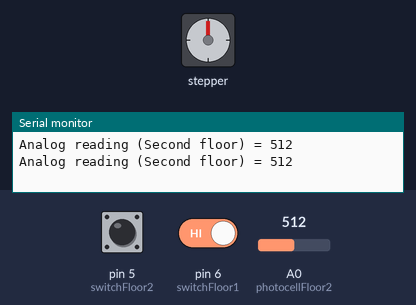
Recording of a sketch running on a simulated Arduino Uno, built with avr-gcc and run on an emulated ATmega328P. Parts: stepper motor, the last lines printed to the serial monitor. Wiring (inferred from the names in the program): stepper motor (200 steps per turn assumed): coils pin 10, pin 11, pin 12, pin 13. Inputs (shaded band) come from the test bench; at power-on: pin 5 (switchFloor2) HIGH, pin 6 (switchFloor1) HIGH, A0 (photocellFloor2) = 512.

Above: at 4.8 s.
4.9 s: pin 5 (switchFloor2) pulled LOW for 3 s
At 9.8 s:
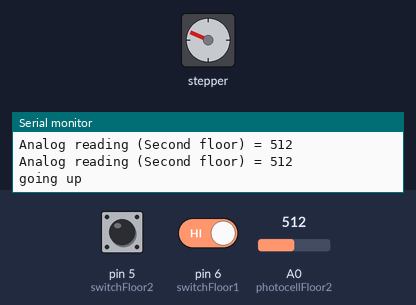
9.9 s: pin 6 (switchFloor1) driven LOW
At 17.11 s:
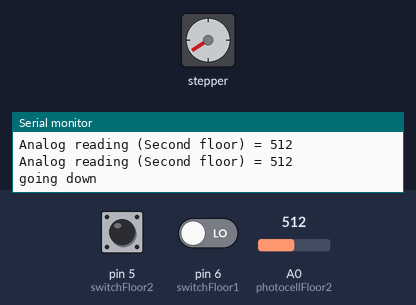
19.6 s: A0 (photocellFloor2) set to 781
27.0 s: A0 (photocellFloor2) set to 805
At 28.7 s:
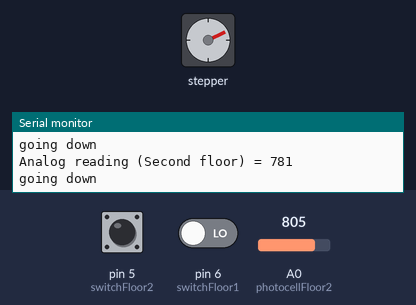
Timing chart, 0 to 30.2 s (numbered marks = the images above; inputs shaded):
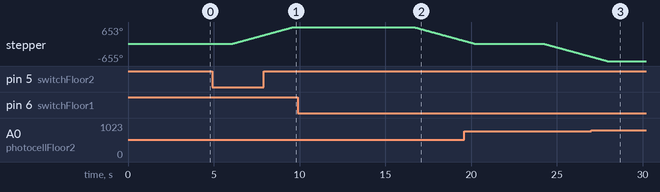

Measured:
- the behaviour switches between 790 and 791 on A0 (photocellFloor2) (found by bisection; images 2 and 3)
- after the input at 4.9 s, stepper: keeps turning clockwise at about 180°/s, starting after 1.1 s
- after the input at 9.9 s, stepper: keeps turning counter-clockwise at about 180°/s, starting after 6.8 s
- after the input at 27.0 s, stepper: goes on until 27.9 s, then stays -655°

The sketch:

Step_Motor.ino
```cpp
/******************************************
  PURPOSE:	Step Motor Elevator
  Created by      Diego Serrano Reinel after some sketches by Rudy Schlaf
  DATE:		11/2014
*******************************************/


//----- Switches & Photocells -----//

#define switchFloor1 6 // Switches are connected to these pins
#define switchFloor2 5


#define photocellFloor2 0 // Photocells and 10K pulldown resistor are connected to A0 and A1 for an analog reading

//----- Stepper motor -----//

#define steps 1 // Number of steps needed to reach the next floor (displace the elevator 7cm)

#define stepperPin1  10 // These are the Arduino pins that we use to activate coils 1-4 of the stepper motor
#define stepperPin2  11
#define stepperPin3  12
#define stepperPin4  13

#define delaytime 10   // Delay time in ms to control the stepper motor delaytime
// 8 is about the fastest that can yield reliable operation w/o missing steps

// Variables

boolean firstRun = true;
int currentFloor = 1; // Used to save the current floor. This value is changed with the switches and with the readings done by the photocells
long debounceTime = 200; // The switch's debounce time
int secondFloorReading = 0; // The analog reading from the sensor divider (for floor 2 and 3)
int thirdFloorReading = 0;

//----- readSwitch -----//
//This function reads the current state of the switches
byte readSwitch(int switchPin, long debounceTime)
{
  long debounce = debounceTime;
  static long lastTime;
  static byte previousState;
  byte currentState = digitalRead(switchPin);
  if (currentState == LOW && previousState == HIGH && millis() - lastTime > debounce) { // Check if the Switch went from HIGH to LOW
    lastTime = millis(); // Measure the time for which it was pressed
    previousState = LOW;
    return (true); // Switch was pressed
  }
  else
  {
    previousState = HIGH;
    return (false); // Switch has not been pressed
  }
}

//----- Pin settings for Stepper Motor, forward() and backward( -----/

// These functions set the pin settings for each of the four steps per rotation of the motor (keepp in mind that the motor in the kit is geared down,
// i.e. there are many steps necessary per rotation
void Step_A() {
  digitalWrite(stepperPin1, HIGH); // Turn on coil 1
  digitalWrite(stepperPin2, LOW);
  digitalWrite(stepperPin3, LOW);
  digitalWrite(stepperPin4, LOW);
}
void Step_B() {
  digitalWrite(stepperPin1, LOW);
  digitalWrite(stepperPin2, HIGH); // Turn on coil 2
  digitalWrite(stepperPin3, LOW);
  digitalWrite(stepperPin4, LOW);
}
void Step_C() {
  digitalWrite(stepperPin1, LOW);
  digitalWrite(stepperPin2, LOW);
  digitalWrite(stepperPin3, HIGH); // Turn on coil 3
  digitalWrite(stepperPin4, LOW);
}
void Step_D() {
  digitalWrite(stepperPin1, LOW);
  digitalWrite(stepperPin2, LOW);
  digitalWrite(stepperPin3, LOW);
  digitalWrite(stepperPin4, HIGH); // Turn on coil 4
}
void step_OFF() {
  digitalWrite(stepperPin1, LOW); // Power all coils down
  digitalWrite(stepperPin2, LOW);
  digitalWrite(stepperPin3, LOW);
  digitalWrite(stepperPin4, LOW);
}

// These functions run the above configurations in forward and reverse order
// The direction of a stepper motor depends on the order in which the coils are turned on.
void forward() { // One tooth forward
  Step_A();
  delay(delaytime);
  Step_B();
  delay(delaytime);
  Step_C();
  delay(delaytime);
  Step_D();
  delay(delaytime);
}

void backward() { // One tooth backward
  Step_D();
  delay(delaytime);
  Step_C();
  delay(delaytime);
  Step_B();
  delay(delaytime);
  Step_A();
  delay(delaytime);
}


void setup() {
  Serial.begin(9600); // Initialize serial port

  pinMode(switchFloor1, INPUT); // Define the arduino pins for the swi tches as inputs
  pinMode(switchFloor2, INPUT);

  pinMode(stepperPin1, OUTPUT); // Define the the arduino pins for the stepper's coils as outputs
  pinMode(stepperPin2, OUTPUT);
  pinMode(stepperPin3, OUTPUT);
  pinMode(stepperPin4, OUTPUT);
}

void loop() {

  secondFloorReading = analogRead(photocellFloor2); // Get a reading from the photocells to verify the current floor

  Serial.print("Analog reading (Second floor) = ");
  Serial.println(secondFloorReading); // the raw analog reading
  delay(1000);

  if (secondFloorReading > 790 ) // Check if the elevator is in the first floor
  {
    // Turn on the segments that display the number 1
    currentFloor = 1; // Set the current floor to 1
    // The elevator is meant to start at the first floor
  }
  else if (secondFloorReading < 750) // Check if the elevator is in the second floor
  {
    // Turn on the segments that display the number 2
    currentFloor = 2;
  }


  // The following if statement will only allow the switch's input if the current floor is not already 1
  // The coils in the stepper motor will go backwards if the elevator
  // is on either floor 2 or floor 3
  // If it is on floor 3, it will go backwards twice the number of steps
  if (readSwitch(switchFloor1, debounceTime) == true && currentFloor != 1) {
    int numberOfSteps;
    if (currentFloor == 2) {
      Serial.println("going down");
      int numberOfSteps = steps + 90;
      step_OFF(); // Turning all coils off

      while (numberOfSteps > 0) {
        backward(); // Going backward
        numberOfSteps -- ; // Counting down the number of steps
      }
    }

    while (numberOfSteps > 0) {
      backward(); // Going backward
      numberOfSteps -- ; // Counting down the number of steps
    }
  }
  currentFloor = 1; // Sets the currentFloor to 1 since the elevator is now at the first floor
  delay(1000);


  // The following if statement will only allow the switch's input if the current floor is not already 2
  // The coils in the stepper motor will go forward or backwards if the elevator
  // is on either floor 1 or floor 3, respectively
  if (readSwitch(switchFloor2, debounceTime) == true && currentFloor != 2) {
    int numberOfSteps;
    if (currentFloor == 1) {
      Serial.println("going up");
      int numberOfSteps = steps + 90;
      step_OFF(); // Turning all coils off

      while (numberOfSteps > 0) {
        forward(); // Going forward
        numberOfSteps -- ; // Counting down the number of steps
      }
    }
    while (numberOfSteps > 0) {
      backward(); // Going forward
      numberOfSteps -- ; // Counting down the number of steps
    }
  }
  currentFloor = 2; // Sets the currentFloor to 2 since the elevator is now at the second floor
  delay(2000);
}

// The following if statement will only allow the switch's input if the current floor is not already 3
// The coils in the stepper motor will go backwards if the elevator
// is on either floor 1 or floor 2
// If it is on floor 1, it will go forward twice the number of steps
```
